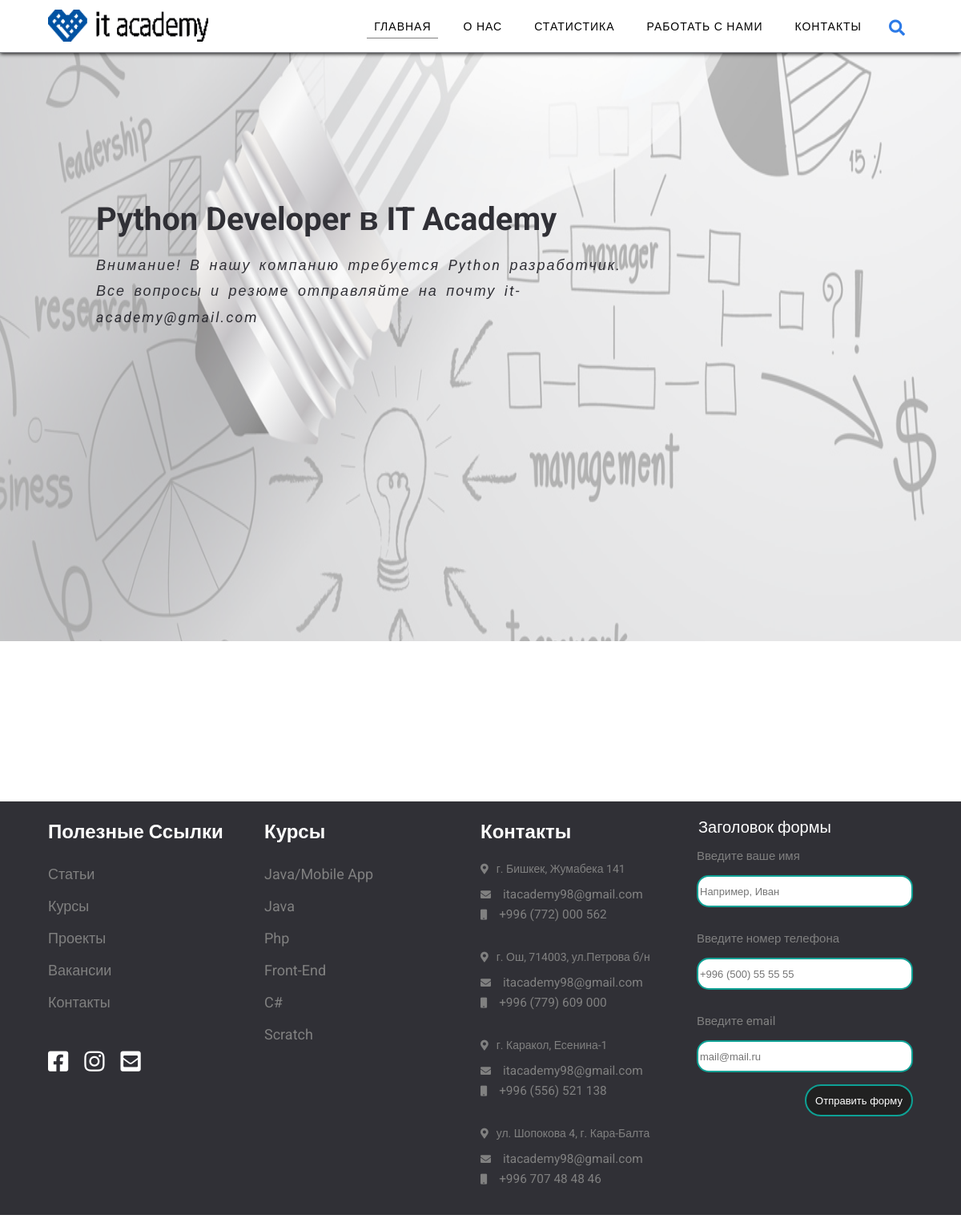
/ads/1/, run on the app's committed database.
### kssdasite/models.py (models this page shows, shortened)
class Ads(models.Model):
    ad_names = models.CharField(max_length=100, null=False, blank=False, verbose_name='Ad names')
    company_name = models.CharField(max_length=100, null=False, blank=False, verbose_name='Company name')
    description = models.TextField(max_length=2000, null=False, blank=False, verbose_name='Description')
    picture = models.ImageField(upload_to=upload_location, max_length=100, blank=True, null=True)

### kssdasite/views.py (the view)
# urls.py: path('ads/<int:pk>/', AdDetailView.as_view(), name='ad')
class AdDetailView(DetailView):
    model = Ads
    template_name = 'kssdasite/ads_detail_view.html'
    context_object_name = 'ad'

### kssdasite/templates/kssdasite/ads_detail_view.html (shortened to what this page needs)
{% load static %}
<!DOCTYPE html>
<html>
<head>
	<link rel="stylesheet" type="text/css" href="{% static 'kssdasite/Front1/css/all-styles.css'%}">
	<link rel="stylesheet" type="text/css" href="{% static 'kssdasite/Front1/css/header-style.css'%}">
	<link rel="stylesheet" type="text/css" href="{% static 'kssdasite/Front1/css/body-style-index3.css'%}">
	<link rel="stylesheet" type="text/css" href="{% static 'kssdasite/Front1/css/footer-style.css'%}">
	<link rel="stylesheet" type="text/css" href="{% static 'kssdasite/Front1/css/font-awesome/css/all.min.css'%}">
</head>
<body>
	<div class="wrapper">
		<div class="banner">
			<div class="header">
				<a href=""><img class="logo" src="{% static 'kssdasite/Front1/img/logo2.png'%}" alt="IT-academy"></a>
				<div class="menu-header">
					<div class="h-menu">
					    <ul class="navbar-h">
							<li class="first-home active"><a href="{% url 'index_url' %}">ГЛАВНАЯ</a></li>
							<li class="second-about-us"><a href="{% url 'index_url' %}#about-us">О НАС</a></li>
							<li class="third-st"><a href="{% url 'index_url' %}#statistics">СТАТИСТИКА</a></li>
							<li class="fifth-work"><a href="#work-with-us">РАБОТАТЬ С НАМИ </a>
							</li>
							<li class="sixth-contacts"><a href="{% url 'index_url' %}#contacts">КОНТАКТЫ</a></li>
						</ul>
					</div>
					<div class="search-icon">
						<i class="fas fa-search"></i>
					</div>
				</div>
			</div>
		</div>
	<div class="main">
		<div class="first-block">
			<div class="main-text" >
				<h1> {{ ad.ad_names }} в {{ ad.company_name }} </h1>
				<p>{{ ad.description }}</p>
			</div>
			<div class="first-bg-img"></div>
		</div>
	</div>
		<div class="sixth-bock">
			<div class="footer">
				<div class="footer-link f-link">
						<h3>Полезные Ссылки</h3>
							<ul>
								<li><a href=""> Статьи</a></li>
								<li><a href=""> Курсы</a></li>
								<li><a href="{% url 'projects_url' %}"> Проекты</a></li>
								<li><a href="{% url 'ads' %}"> Вакансии</a></li>
								<li><a href="{% url 'index_url' %}#contacts"> Контакты</a></li>
							</ul>
							<div class="icon-media">
								<a href=""><i class="fab fa-facebook-square"></i></a>
								<a href=""><i class="fab fa-instagram"></i></a>
								<a href=""><i class="fas fa-envelope-square"></i></a>
							</div>
				</div>
				<div class="footer-courses f-link">
							<h3>Курсы</h3>
							<ul>
								<li><a href=""> Java/Mobile App</a></li>
								<li><a href=""> Java</a></li>
								<li><a href=""> Php</a></li>
								<li><a href=""> Front-End</a></li>
								<li><a href=""> C#</a></li>
								<li><a href=""> Scratch</a></li>
							</ul>
				</div>
				<div class="footer-contacts f-link">
							<h3>Контакты</h3>
							<div class="text-footer-contacts bish">
								<ul>
									<li><span><i class="fas fa-map-marker-alt"></i></span></i>г. Бишкек, Жумабека 141</li>
									<li><span><i class="fas fa-envelope"></i></span><a href="mailto:itacademy98@gmail.com">itacademy98@gmail.com</a></li>
								<li><span><i class="fas fa-mobile"></i></span><a href="tel:+996772000562">+996 (772) 000 562</a></li>
								</ul>
							</div>
							<div class="text-footer-contacts osh">
								<ul>
									<li><span><i class="fas fa-map-marker-alt"></i></span>г. Ош, 714003, ул.Петрова б/н</li>
									<li><span><i class="fas fa-envelope"></i></span><a href="mailto:itacademy98@gmail.com">itacademy98@gmail.com</a></li>
									<li><span><i class="fas fa-mobile"></i></span><a href="tel:+996779609000">+996 (779) 609 000</a></li>
								</ul>
							</div>
							<div class="text-footer-contacts karakol">
								<ul>
									<li><span><i class="fas fa-map-marker-alt"></i></span>г. Каракол, Есенина-1</li>
									<li><span><i class="fas fa-envelope"></i></span><a href="mailto:itacademy98@gmail.com">itacademy98@gmail.com</a></li>
								<li><span><i class="fas fa-mobile"></i></span><a href="tel:+996556521138">+996 (556) 521 138</a></li>
								</ul>
							</div>
							<div class="text-footer-contacts kara-balta">
								<ul>
									<li><span><i class="fas fa-map-marker-alt"></i></span>ул. Шопокова 4, г. Кара-Балта</li>
									<li><span><i class="fas fa-envelope"></i></span><a href="mailto:itacademy98@gmail.com">itacademy98@gmail.com</a></li>
									<li><span><i class="fas fa-mobile"></i></span><a href="tel:+9967074848 46">+996 707 48 48 46</a></li>
								</ul>
							</div>
				</div>
				<div class="conteiner-feedback f-link">
				      	<div class="blank-feedback">
				      		<form action="feedback.php" method="POST">
				      			<legend>Заголовок формы</legend>
				      			<div class="form-group">
				      				<label for="">Введите ваше имя</label>
				      				<input type="text" class="form-control" id="" name="user_name" placeholder="Например, Иван">
				      			</div>
				      			<div class="form-group">
				      				<label for="">Введите номер телефона</label>
				      				<input type="text" class="form-control" id="" name="user_phone" placeholder="+996 (500) 55 55 55">
				      			</div>
				      			<div class="form-group">
				      				<label for="">Введите email</label>
				      				<input type="text" class="form-control" id="" name="user_email" placeholder="mail@mail.ru">
				      			</div>
				      			<button type="submit" class="btn btn-primary">Отправить форму</button>
				      		</form>
				      	</div>
				</div>
			</div>
		</div>
	</div>
</body>
</html>

### kssdasite/static/kssdasite/Front1/css/all-styles.css (style rules this page uses)
* { box-sizing:border-box; font-size: 10px; }
html { scroll-behavior: smooth; margin: 0px 0px; padding: 0px 0px; }
body { width: 100%; height: auto; margin: 0px 0px; padding: 0px 0px; font-family: 'Roboto','Arial', sans-serif; background-size: cover; }
.wrapper { width: 100%; height: auto; max-width: 1920px; justify-content: center; position:relative; margin: 0px auto; padding: 0px 0px; }
a { text-decoration: none; }
ul { list-style: none; padding: 0px 0px; }
p { font-size: 13px; font-style: italic; line-height: 150%; word-spacing: 4px; letter-spacing: 2px; }
@media only screen and (min-width: 600px) { * { font-size: 8px; } }
@media only screen and (min-width: 768px) { * { font-size: 8px; } }
@media only screen and (min-width: 992px) { * { font-size: 9px; } }
@media only screen and (min-width: 1200px) { * { font-size: 10px; } }

### kssdasite/static/kssdasite/Front1/css/header-style.css (style rules this page uses)
.banner { width: 100%; height: auto; border-bottom: 1px solid #85868c; box-shadow: 0px 1px 5px #000; background-color: #fff; position: fixed; margin:0 0; z-index: 2; }
.header { width: 90%; height: 65px; max-width: 1920px; min-width: 300px; margin: 0px 5%; display: flex; align-items: center; }
.menu-header { width: 100%; height: 60px; justify-content: flex-end; position: relative; align-items: center; }
.logo { width: 200px; height: 40px; position: relative; align-items: center; }
.h-menu { display: none; width: 95%; }
.header .navbar-h { display: flex; justify-content: flex-end; }
.search-icon { display: block; width: 30px; height: 30px; cursor: pointer; float: right; position: relative; top: -38px; }
.search-icon i { position: relative; font-size: 2em; color: #2c7ae7; }
.menu-header a { color: #000; font-size: 1.4em; height: 40px; line-height: 40px; padding: 20px 20px; letter-spacing: 1px; }
.navbar-h li { position: relative; height: 100%; }
.navbar-h a::after { content:''; position:absolute; width:80%; transform:scaleX(0); height:1px; bottom: 5px; left:10%; background-color:grey; transform-origin:bottom right; transition:transform 0.25s ease-out; }
.menu-header .active a::after { color: gray; transform:scaleX(1); transform-origin:bottom right; }
@media screen and (min-width: 600px) { .banner { position: relative; } }
@media screen and (min-width: 600px) { .header { position: relative; height: 55px; } }
@media screen and (min-width: 600px) { .h-menu { display: none; } }
@media screen and (min-width: 768px) { .banner { position: relative; } }
@media screen and (min-width: 768px) { .header { position: relative; height: 55px; } }
@media screen and (min-width: 768px) { .h-menu { display: none; } }
@media screen and (min-width: 992px) { .banner { position: fixed; } }
@media screen and (min-width: 992px) { .header { position: relative; height: 55px; } }
@media screen and (min-width: 992px) { .h-menu { display: block; } }
@media screen and (min-width: 1200px) { .banner { position:fixed; } }
@media screen and (min-width: 1200px) { .header { position: relative; height: 65px; } }
@media screen and (min-width: 1200px) { .h-menu { display: block; } }

### kssdasite/static/kssdasite/Front1/css/body-style-index3.css (style rules this page uses)
.main { width: 100%; height: auto; position: relative; }
.first-block { width: 100%; height: 100vh; text-align: center; position: relative; }
.first-bg-img { width: 100%; height: 100%; background-image: url(../img/bg-img-3.jpg); background-repeat: no-repeat; background-position: center; background-size: 150% 150%; position: absolute; top: 0px; filter: opacity(0.5); margin: 0 0; z-index: -1; }
.main-text { width: 50%; height: auto; text-align: left; display: flex; flex-wrap: wrap; transform: translateY(50%); position: relative; align-items: center; top: 10%; left: 10%; margin: 0px 0px; }
.main-text h1 { font-size: 4em; color: #303036; margin: 0px 0px; }
.main-text p { font-size: 1.8em; font-style: italic; color: #303036; top: 35%; line-height: 1.8em; }
@media screen and (min-width: 600px) { .main-text { width: 80%; top: 20%; } }
@media screen and (min-width: 769px) { .main-text { width: 65%; top: 20%; } }
@media screen and (min-width: 992px) { .main-text { width: 60%; top: 20%; } }
@media screen and (min-width: 1200px) { .main-text { width: 55%; top: 20%; } }

### data on the page
Ads: ad_names "Python Developer", company_name "IT Academy", description "Внимание! В нашу компанию требуется Python разработчик. Все вопросы и резюме отправляйте на почту it-academy@gmail.com"
